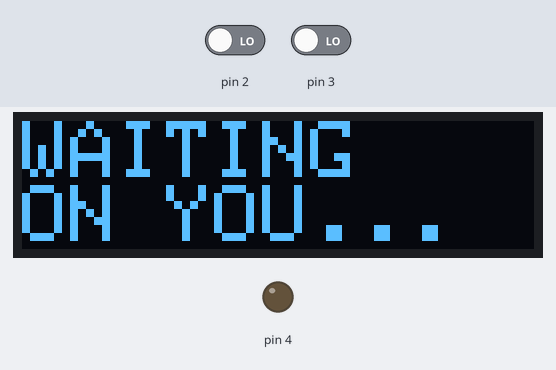
Bench run of a sketch on a simulated Arduino Uno, built with avr-gcc and run on an emulated ATmega328P. Shown: 128×32 one-colour display, output pins drawn as LEDs (lit = HIGH). Inputs (shaded band) come from the test bench; at power-on: pin 2 LOW, pin 3 LOW.

Above: at 6.2 s.
6.3 s: pin 2 driven HIGH
At 7.4 s:
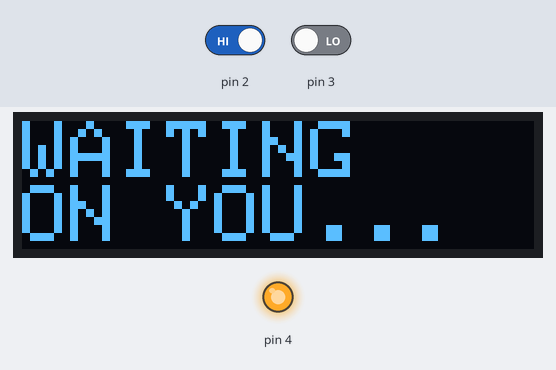
7.8 s: pin 3 driven HIGH
At 9.1 s:
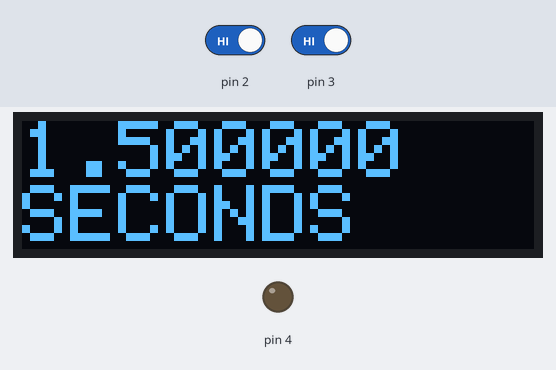
Timing chart, 0 to 10.8 s (numbered marks = the images above; inputs shaded):
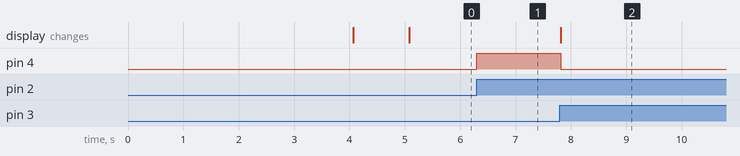

Measured:
- after the input at 6.3 s, pin 4: LOW → HIGH at once
- after the input at 7.8 s, pin 4: HIGH → LOW at once; the display: changes at once (image 2)

The sketch:

lightGates.ino
```cpp
// reads two IR proximity/line-detectors.  reports time between triggers.
// uses interrupts.  First one should go high for detect on 2
// second detector should go high on detect on pin 3
// created by antonin.dighera@gmail.com 6/8/2018
// Last revised 5/12/20201

#include <SPI.h>
#include <Wire.h>
#include <Adafruit_GFX.h>
#include <Adafruit_SSD1306.h>

#define SCREEN_WIDTH 128                                                  // OLED display width, in pixels
#define SCREEN_HEIGHT 32                                                  // OLED display height, in pixels
#define OLED_RESET    -1                                                  // Reset pin # (or -1 if sharing Arduino reset pin)
Adafruit_SSD1306 display(SCREEN_WIDTH, SCREEN_HEIGHT, &Wire, OLED_RESET); // Declaration for an SSD1306 display connected to I2C (SDA, SCL pins)
#define theLawrence_WIDTH  128                                            // Bitmap Width in pixels
#define theLawrence_HEIGHT 32                                             // Bitmap Height in pixels

const unsigned char PROGMEM theLawrence [] = {
0x00, 0x00, 0x00, 0x00, 0x00, 0x00, 0x00, 0x00, 0x00, 0x00, 0x00, 0x00, 0x00, 0x00, 0x00, 0x00,
0x00, 0x00, 0x00, 0x00, 0x00, 0x00, 0x00, 0x00, 0x00, 0x00, 0x00, 0x00, 0x00, 0x00, 0x00, 0x00,
0x7F, 0xFC, 0x00, 0x00, 0x0E, 0x00, 0x00, 0x00, 0x00, 0x00, 0x00, 0x00, 0x00, 0x00, 0x00, 0x00,
0x7F, 0xFC, 0x00, 0x00, 0x0E, 0x00, 0x00, 0x00, 0x00, 0x00, 0x00, 0x00, 0x00, 0x00, 0x00, 0x00,
0x7F, 0xFC, 0x00, 0x00, 0x0E, 0x00, 0x00, 0x00, 0x00, 0x00, 0x00, 0x00, 0x00, 0x00, 0x00, 0x00,
0x0F, 0x1F, 0xE1, 0xF8, 0x0E, 0x01, 0xFB, 0xCF, 0x1F, 0xF9, 0xF9, 0xFE, 0x1F, 0x87, 0xE0, 0x00,
0x0F, 0x1F, 0xF3, 0xFC, 0x0E, 0x03, 0xFD, 0xCF, 0x3F, 0xFB, 0xF9, 0xFF, 0x3F, 0xCF, 0xF0, 0x00,
0x0F, 0x1F, 0xF7, 0xFE, 0x0E, 0x07, 0xFF, 0xEF, 0x3B, 0xFF, 0xFD, 0xFF, 0x7F, 0xFF, 0xF8, 0x00,
0x0F, 0x1E, 0x7F, 0x8E, 0x0E, 0x01, 0x8F, 0xEF, 0xBB, 0xC7, 0x1D, 0xE7, 0x79, 0xFE, 0x78, 0x00,
0x0F, 0x1C, 0x7F, 0xFE, 0x0E, 0x03, 0xFE, 0xFF, 0xFB, 0xCF, 0xFF, 0xE7, 0x70, 0x9F, 0xF8, 0x00,
0x0F, 0x1C, 0x7F, 0xFE, 0x0E, 0x07, 0xFE, 0xFF, 0xFB, 0x8F, 0xFF, 0xC7, 0x70, 0x1F, 0xF8, 0x00,
0x0F, 0x1C, 0x7F, 0x88, 0x0E, 0x07, 0x9E, 0xFF, 0xF3, 0x8F, 0x11, 0xC7, 0x79, 0xFC, 0x20, 0x00,
0x0F, 0x1C, 0x7F, 0xFE, 0x0F, 0xFF, 0xFE, 0x79, 0xF3, 0x87, 0xFD, 0xC7, 0x7F, 0xFF, 0xF8, 0x00,
0x0F, 0x1C, 0x7B, 0xFC, 0x0F, 0xFB, 0xFE, 0x79, 0xE3, 0x83, 0xFD, 0xC7, 0x3F, 0xCF, 0xF0, 0x00,
0x0F, 0x1C, 0x79, 0xF8, 0x0F, 0xFB, 0xEE, 0x78, 0xE3, 0x81, 0xF9, 0xC7, 0x1F, 0x07, 0xE0, 0x00,
0x00, 0x00, 0x00, 0x00, 0x00, 0x00, 0x00, 0x00, 0x00, 0x00, 0x00, 0x00, 0x00, 0x00, 0x00, 0x00,
0x00, 0x00, 0x00, 0x00, 0x00, 0x00, 0x00, 0x00, 0x00, 0x00, 0x00, 0x00, 0x00, 0x00, 0x00, 0x00,
0x00, 0x00, 0x00, 0x3B, 0xC0, 0x00, 0x0E, 0x00, 0x00, 0x00, 0x30, 0x00, 0x00, 0x00, 0x00, 0x00,
0x1E, 0x1C, 0x00, 0x2A, 0x40, 0x00, 0x3E, 0x03, 0xE0, 0x00, 0x78, 0x00, 0x00, 0x00, 0x00, 0x00,
0x1A, 0x14, 0x00, 0x2A, 0x40, 0x00, 0x22, 0x06, 0x38, 0x00, 0x48, 0x00, 0x00, 0x00, 0x00, 0x00,
0x12, 0x14, 0x00, 0x2A, 0x40, 0x00, 0x2E, 0x0D, 0xEC, 0x00, 0x78, 0x00, 0x00, 0x00, 0x00, 0x00,
0x12, 0x14, 0x7C, 0x2A, 0x40, 0x78, 0xEE, 0x0B, 0x38, 0x7C, 0x78, 0x78, 0x7F, 0x03, 0xE0, 0xF8,
0x12, 0x14, 0xC7, 0x2A, 0x41, 0xCE, 0x82, 0x0B, 0x10, 0xC6, 0x49, 0x8E, 0x59, 0x8E, 0x31, 0x8C,
0x13, 0xF5, 0xB9, 0x2A, 0x41, 0x03, 0x82, 0x09, 0xF1, 0x93, 0x4B, 0x72, 0x4E, 0x49, 0x9B, 0x76,
0x10, 0x05, 0xED, 0x2A, 0x43, 0x79, 0xEE, 0x0C, 0x1B, 0x7D, 0x4A, 0xDB, 0x4A, 0x5B, 0xDE, 0xDA,
0x10, 0x04, 0xFD, 0xAA, 0x42, 0xCD, 0x28, 0x07, 0xCE, 0x46, 0x4A, 0xF9, 0x53, 0x56, 0x34, 0xFB,
0x13, 0xF5, 0x81, 0xAA, 0x42, 0x85, 0x28, 0x04, 0x66, 0x40, 0x4E, 0x01, 0x51, 0x54, 0x04, 0x01,
0x12, 0x15, 0x3D, 0xAA, 0x42, 0xCD, 0x28, 0x0E, 0x36, 0x47, 0x4A, 0xFF, 0x51, 0x56, 0x34, 0xFF,
0x12, 0x15, 0x7D, 0xAA, 0x43, 0x79, 0x28, 0x1B, 0xEF, 0x7D, 0x4A, 0xFF, 0x51, 0x5B, 0xCE, 0xFE,
0x12, 0x15, 0x05, 0xAA, 0x41, 0x82, 0x28, 0x0C, 0x09, 0x83, 0x4B, 0x06, 0x51, 0x48, 0x1B, 0x06,
0x1E, 0x1D, 0xDF, 0xBB, 0xC0, 0xEE, 0x38, 0x07, 0xF8, 0xFE, 0x79, 0xFC, 0x71, 0xC7, 0xF1, 0xFC,
0x00, 0x00, 0x70, 0x00, 0x00, 0x38, 0x00, 0x01, 0xE0, 0x38, 0x00, 0x78, 0x00, 0x01, 0xC0, 0x70
};

unsigned long t1=0;
unsigned long t2=0;
float x;
float y;
float z;

void sens1() { if ((t1==0) && (t2==0)) t1=micros(); }
void sens2() { if ((t2==0) && (t1!=0)) t2=micros(); }

void setup() {
  pinMode(2,INPUT);
  pinMode(3,INPUT);
  pinMode(4,OUTPUT);
  attachInterrupt(digitalPinToInterrupt(2),sens1,RISING);
  attachInterrupt(digitalPinToInterrupt(3),sens2,RISING);
  Serial.begin(57600); //initializes serial connection at 57600 baud

   if(!display.begin(SSD1306_SWITCHCAPVCC, 0x3C)) {     // Address 0x3C for 128x32
      Serial.println(F("SSD1306 allocation failed"));
      for(;;);                                          // Don't proceed, loop forever
    }

  display.clearDisplay();                               // Clear the buffer
  display.drawBitmap(0, 0,  theLawrence, 128, 32, 1);   // Draws the brand logo
  display.display();                                    // Updates display buffer
  delay(4000);                                          // Pause for 2 seconds
  display.clearDisplay();                               // Clear the buffer
  display.display();                                    // Updates display buffer
  delay(1000);                                          // Pause for one second
  sass();                                               // Initialize sass

}

void loop() {
  digitalWrite(4,t1?HIGH:LOW);
  if (t2>0)
    {
        x = t2-t1;                              // Assign x to the difference between the variables t1 and t2, result will be in microseconds
        y = 1000000;                            // Assign y as 1,000,000
        z = x / y;                              // converts time from microseconds to seconds
        /*
        Serial.println("*******************");
        Serial.println(z,6);                    // Prints time in seconds with 6 decimal places
        Serial.println("SECONDS");              // Prints the string
        Serial.println("*******************");  // uncomment this if you want to use the serial monitor as well as the OLED display
        */
        display.clearDisplay();                 // Clears display buffer
        display.setTextSize(2);                 // Normal 1:1 pixel scale
        display.setTextColor(WHITE);            // Draw white text
        display.setCursor(0,0);                 // Start at top-left corner
        display.println(z,6);                   // Prints time in seconds with 6 decimal places
        display.println(F( "SECONDS"));         // Prints the string
        display.display();                      // Updates display buffer
        x = 0;                                  // Sets variable to 0
        y = 0;                                  // Sets variable to 0
        z = 0;                                  // Sets variable to 0
        t1=t2=0;                                // Sets variables to 0
    }
}

void sass(void){

  display.clearDisplay();             // Clears display buffer
  display.setTextSize(2);             // Normal 1:1 pixel scale
  display.setTextColor(WHITE);        // Draw white text
  display.setCursor(0,0);             // Start at top-left corner
  display.println(F( "WAITING"));     // Prints the string
  display.println(F( "ON YOU..."));   // Prints the string
  display.display();                  // Updates display buffer

}
```
